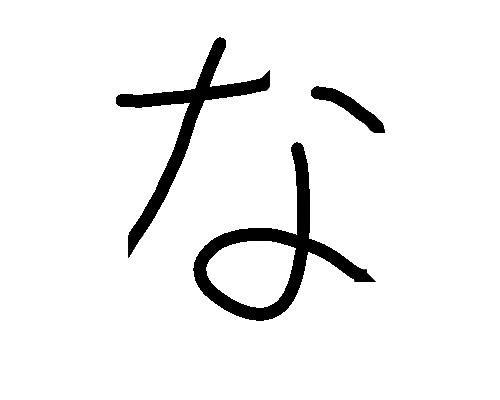
#> input picture my_drawing.jpg, 500 x 400 px
$ python convert.py
#> lines starting #> are read from the running program, lines starting #| are printed output that depends on the picture
from PIL import Image
import numpy as np

img = Image.open("my_drawing.jpg").convert("L")
img = img.resize((128, 128), Image.Resampling.LANCZOS)
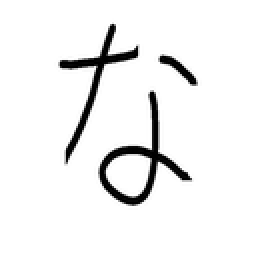
#> img: PIL image 128x128 L (shown 2 times larger); min 0, max 255, mean 240.1
img_array = np.array(img).astype(np.float64) / 255.0
dataset_img = []
dataset_img.append(img_array.flatten())
with open("custom_image.bin", "wb") as f:
    f.write(*dataset_img)
